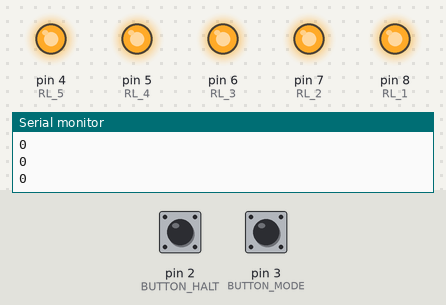
A sketch run on a simulated Arduino Uno, built with avr-gcc and run on an emulated ATmega328P. Shown: output pins drawn as LEDs (lit = HIGH), the last lines printed to the serial monitor. The test bench sets the inputs (shaded band); at power-on: pin 3 (BUTTON_MODE) HIGH, pin 2 (BUTTON_HALT) HIGH.

Above: at 1.2 s.
1.3 s: pin 3 (BUTTON_MODE) pulled LOW for 0.15 s
At 1.7 s:
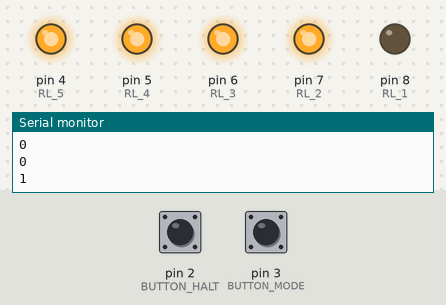
4.4 s: pin 2 (BUTTON_HALT) pulled LOW for 0.15 s
At 5.0 s:
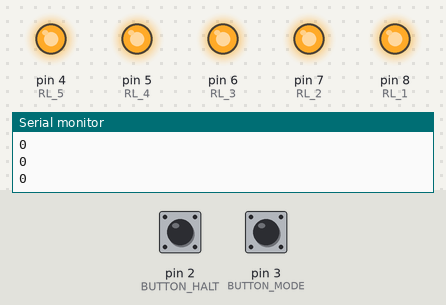
6.0 s: pin 3 (BUTTON_MODE) pulled LOW for 1 s
At 7.8 s:
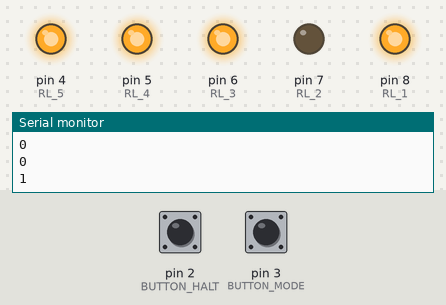
10.0 s: pin 3 (BUTTON_MODE) pulled LOW for 3.2 s
At 14.5 s:
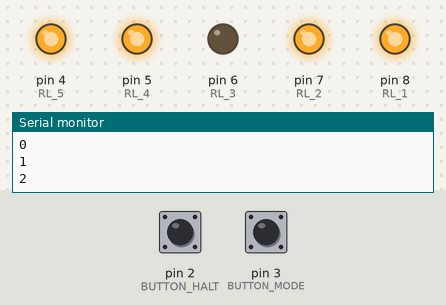
14.7 s: pin 2 (BUTTON_HALT) pulled LOW for 1 s
At 15.3 s:
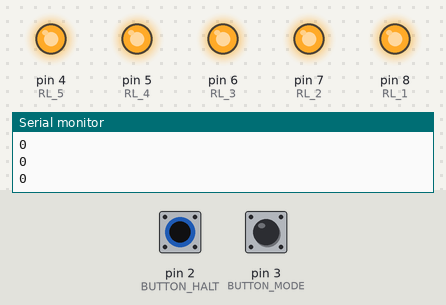
17.2 s: pin 3 (BUTTON_MODE) pulled LOW for 0.15 s
At 20.8 s:
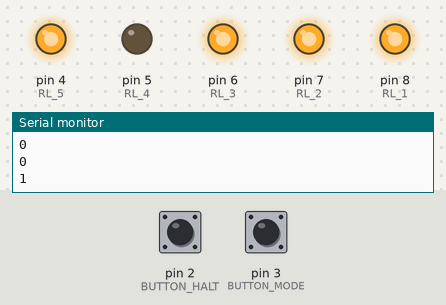
Timing chart, 0 to 21.3 s (numbered marks = the images above; inputs shaded):
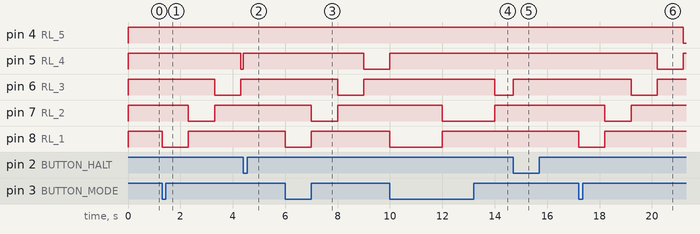

The sketch:

stage-lighting-control.ino
```cpp
#define   RL_1            8
#define   RL_2            7
#define   RL_3            6
#define   RL_4            5
#define   RL_5            4
#define   BUTTON_MODE     3
#define   BUTTON_HALT     2
#define   MAX_MODE        6     // Maximum number of animation modes
#define   DEBOUNCE_TIME   110    // Debounce time in milliseconds

volatile uint8_t mode = 0;
volatile bool isButtonPressed = false;
uint32_t counter_start = 0;
uint16_t animationDelay[MAX_MODE] = {1000, 2000, 4000, 6000, 8000, 10000};

void setup()
{
  //DEBUG
  Serial.begin(9600);
  // Outputs
  pinMode(RL_1, OUTPUT);
  pinMode(RL_2, OUTPUT);
  pinMode(RL_3, OUTPUT);
  pinMode(RL_4, OUTPUT);
  pinMode(RL_5, OUTPUT);
  AllRelaysOff();
  // Inputs
  pinMode(BUTTON_MODE, INPUT_PULLUP);
  pinMode(BUTTON_HALT, INPUT_PULLUP);
  attachInterrupt(digitalPinToInterrupt(BUTTON_MODE), changeMode_ISR, FALLING);
  attachInterrupt(digitalPinToInterrupt(BUTTON_HALT), haltCall_ISR, FALLING);
}

void loop()
{
  runSequence();
  Serial.println(mode);
}

void runSequence(void)
{
  for (int i = RL_1; i >= RL_5; i--) {

      if (mode == 0) {
        AllRelaysOff();
        return;
      }

      // Light animation
      counter_start = millis();
      // Delay loop
      while ((millis() - counter_start) < animationDelay[mode - 1]) {
          setRelayOn(i);
          if (isButtonPressed) {
              AllRelaysOff();
              isButtonPressed = false;
              return;
          }
      }
      setRelayOff(i);
  }
}

void changeMode_ISR()
{
  static unsigned long previousStateChangeMillis = 0;
  static bool previousPinState = HIGH;

  bool pinState = digitalRead(BUTTON_MODE);
  if (pinState == LOW) { // only falling events
    if ((millis() - previousStateChangeMillis) > DEBOUNCE_TIME) { // debounce
      if (mode < MAX_MODE)
        ++mode;
      else
        mode = 1;
      isButtonPressed = true;
    }
  }

  previousStateChangeMillis = millis();
}

void haltCall_ISR()
{
  static unsigned long previousStateChangeMillis = 0;
  static bool previousPinState = HIGH;

  bool pinState = digitalRead(BUTTON_HALT);
  if (pinState == LOW) { // only falling events
    if ((millis() - previousStateChangeMillis) > DEBOUNCE_TIME) { // debounce
      mode = 0;
      isButtonPressed = true;
    }
  }

  previousStateChangeMillis = millis();
}


void AllRelaysOff(void)
{
  for (int i = RL_1; i >= RL_5; i--) {
    setRelayOff(i);
  }
}

void AllRelaysOn(void)
{
  for (int i = RL_1; i >= RL_5; i--) {
    setRelayOn(i);
  }
}

void setRelayOn(int relay)
{
  if (relay <= RL_1 && relay >= RL_5)
    digitalWrite(relay, LOW);
}

void setRelayOff(int relay)
{
  if (relay <= RL_1 && relay >= RL_5)
    digitalWrite(relay, HIGH);
}
```

Measured:
- after the input at 1.3 s, pin 5 (RL_4): HIGH → LOW after 3.0 s; pin 6 (RL_3): HIGH → LOW after 2.0 s, → HIGH 1.0 s later; pin 7 (RL_2): HIGH → LOW after 1.0 s, → HIGH 1.0 s later; pin 8 (RL_1): HIGH → LOW at once, → HIGH 1.0 s later
- after the input at 4.4 s, pin 4 (RL_5): stays HIGH (without the input it goes to LOW after 0.90 s); pin 5 (RL_4): LOW → HIGH after 0.00 s instead of 0.90 s
- after the input at 6.0 s, pin 5 (RL_4): HIGH → LOW after 3.0 s; pin 6 (RL_3): HIGH → LOW after 2.0 s, → HIGH 1.0 s later; pin 7 (RL_2): HIGH → LOW after 1.0 s, → HIGH 1.0 s later; pin 8 (RL_1): HIGH → LOW at once, → HIGH 1.0 s later
- after the input at 10.0 s, pin 4 (RL_5): stays HIGH (without the input it goes to LOW after 0.00 s); pin 5 (RL_4): goes on until 10.0 s, then stays HIGH
- after the input at 14.7 s, pin 5 (RL_4): stays HIGH (without the input it goes to LOW after 1.3 s); pin 6 (RL_3): LOW → HIGH after 0.00 s instead of 1.3 s
- after the input at 17.2 s, pin 4 (RL_5): HIGH → LOW after 4.0 s; pin 5 (RL_4): HIGH → LOW after 3.0 s, → HIGH 1.0 s later; pin 6 (RL_3): HIGH → LOW after 2.0 s, → HIGH 1.0 s later; pin 7 (RL_2): HIGH → LOW after 1.0 s, → HIGH 1.0 s later; pin 8 (RL_1): HIGH → LOW at once, → HIGH 1.0 s later
